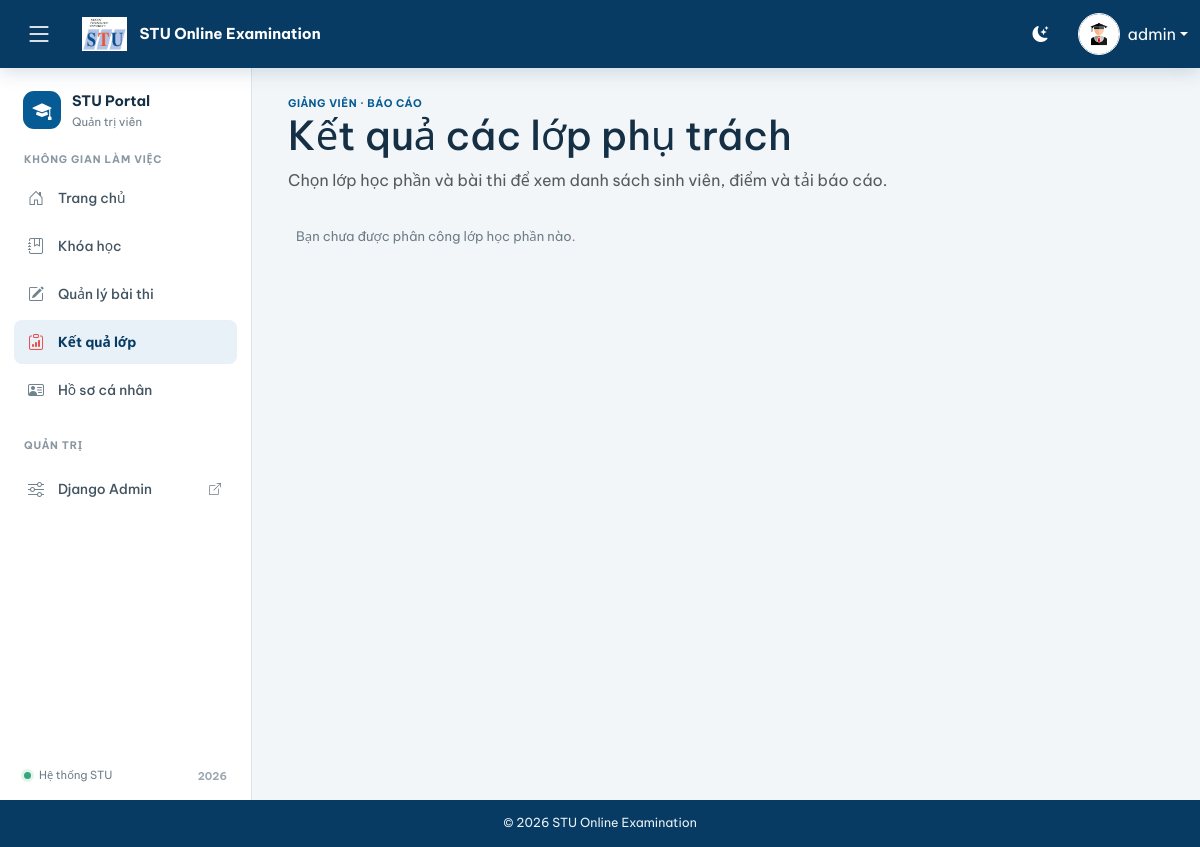
The page /teacher/results/ (signed in) on the database as committed earlier.
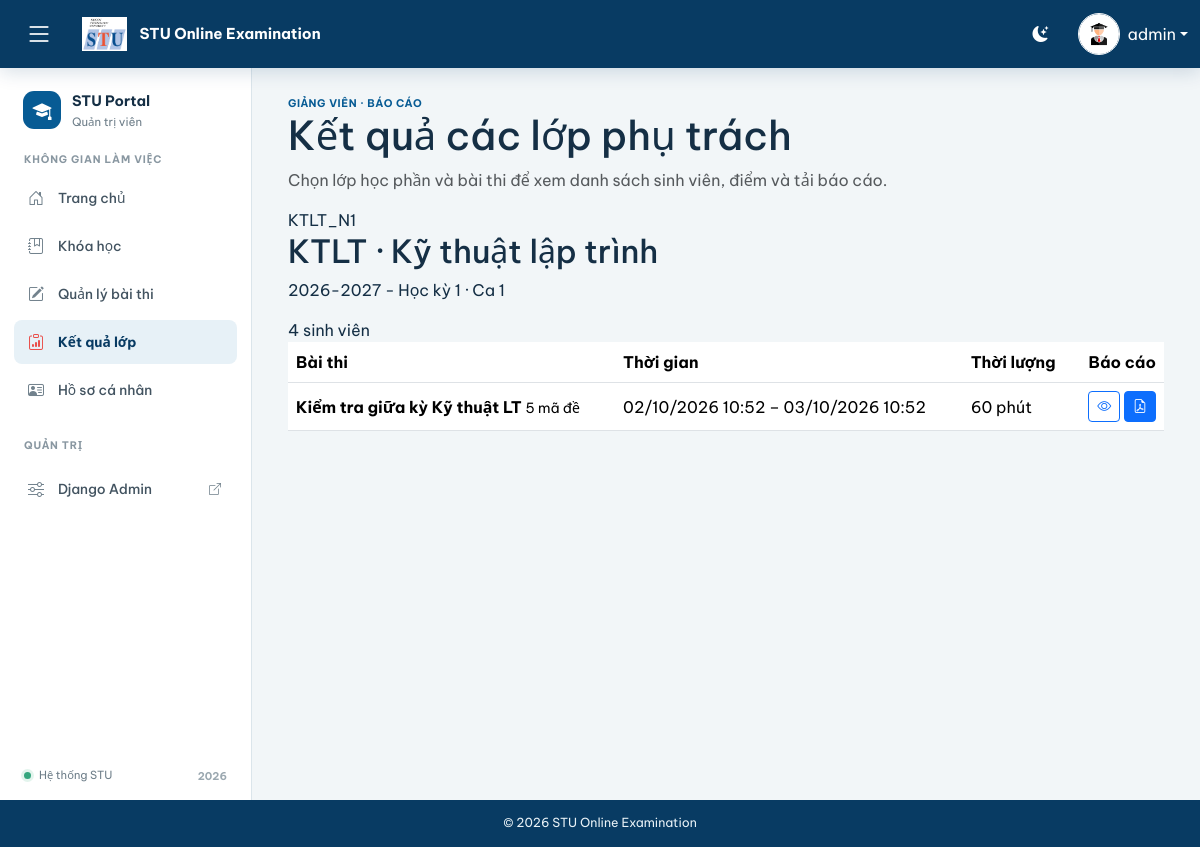
The same page on the database as committed later.
### firstApp/models.py (models this page shows, shortened)
class CourseOffering(models.Model):
    course = models.ForeignKey(
        Course,
        on_delete=models.PROTECT,
        related_name="offerings",
        verbose_name="Môn học",
    )
    term = models.ForeignKey(
        AcademicTerm,
        on_delete=models.PROTECT,
        related_name="course_offerings",
        verbose_name="Học kỳ",
    )
    group_code = models.CharField(
        max_length=40,
        verbose_name="Mã nhóm",
        help_text="Ví dụ: NMLT-N1",
    )
    session_number = models.PositiveSmallIntegerField(
        verbose_name="Ca học/thi",
    )
    classroom = models.CharField(
        max_length=100,
        blank=True,
        verbose_name="Phòng học",
    )
    class Meta:
        ordering = (
            "term",
            "course__code",
            "group_code",
        )
        constraints = [
            models.UniqueConstraint(
                fields=(
                    "term",
                    "course",
                    "group_code",
                ),
                name="unique_course_group_per_term",
            )
        ]
        verbose_name = "Lớp học phần"
        verbose_name_plural = "Các lớp học phần"

class Course(models.Model):
    FACULTY_CHOICES = UserProfile.FACULTY_CHOICES
    code = models.CharField(
        max_length=20,
        unique=True
    )
    name = models.CharField(
        max_length=200
    )
    faculty = models.CharField(
        max_length=20,
        choices=FACULTY_CHOICES
    )
    description = models.TextField(
        blank=True
    )
    credit = models.IntegerField(
        default=3
    )
    semester = models.IntegerField(
        default=1
    )
    is_active = models.BooleanField(
        default=True
    )

class AcademicTerm(models.Model):
    academic_year = models.CharField(max_length=9, help_text="Ví dụ: 2026-2027")
    semester_number = models.PositiveSmallIntegerField(
        choices=((1, "Học kỳ 1"), (2, "Học kỳ 2"), (3, "Học kỳ hè"))
    )
    start_date = models.DateField()
    end_date = models.DateField()
    is_active = models.BooleanField(default=True)
    class Meta:
        ordering = ("-academic_year", "semester_number")
        constraints = [
            models.UniqueConstraint(
                fields=("academic_year", "semester_number"),
                name="unique_academic_year_semester",
            )
        ]
    def __str__(self):
        return f"{self.academic_year} - Học kỳ {self.semester_number}"

class Exam(models.Model):
    course = models.ForeignKey(
        Course,
        on_delete=models.CASCADE,
        related_name="exams",
        verbose_name="Môn học",
    )
    offering = models.ForeignKey(
        CourseOffering,
        on_delete=models.SET_NULL,
        related_name="exams",
        null=True,
        blank=True,
        verbose_name="Lớp / Nhóm",
        help_text="Nhóm môn học được phép dự thi.",
    )
    title = models.CharField(
        max_length=200,
        verbose_name="Tên bài thi",
    )
    duration_minutes = models.PositiveIntegerField(
        default=60,
        verbose_name="Thời gian làm bài (phút)",
    )
    start_time = models.DateTimeField(
        verbose_name="Thời gian bắt đầu",
    )
    end_time = models.DateTimeField(
        verbose_name="Thời gian kết thúc",
    )
    number_of_papers = models.PositiveIntegerField(
        default=1,
        verbose_name="Số mã đề",
        help_text="Ví dụ: 5 sẽ tạo 5 mã đề.",
    )
    question_data = models.JSONField(
        default=list,
        blank=True,
        verbose_name="Dữ liệu câu hỏi",
    )
    paper_codes = models.JSONField(
        default=list,
        blank=True,
        verbose_name="Danh sách mã đề",
    )
    is_active = models.BooleanField(
        default=True,
        verbose_name="Cho phép thi",
    )
    created_at = models.DateTimeField(
        auto_now_add=True,
        verbose_name="Ngày tạo",
    )
    updated_at = models.DateTimeField(
        auto_now=True,
        verbose_name="Cập nhật lần cuối",
    )

### firstApp/views.py (the view)
# urls.py: path('teacher/results/', views.teacher_results_view, name='teacher_results'),
@login_required
@user_passes_test(
    is_teacher,
    login_url="home",
)
def teacher_results_view(request):
    profile = request.user.userprofile
    offerings = (
        CourseOffering.objects
        .select_related(
            "course",
            "term",
        )
    )
    if profile.role == "lecturer":
        offerings = offerings.filter(
            teaching_assignments__lecturer=profile
        )
    offerings = (
        offerings
        .distinct()
        .order_by(
            "term__academic_year",
            "course__code",
            "group_code",
        )
    )
    for offering in offerings:
        offering.report_exams = (
            Exam.objects
            .filter(
                offering=offering,
            )
            .order_by(
                "-start_time"
            )
        )
    return render(
        request,
        "teacher_results.html",
        {
            "offerings": offerings,
        },
    )

### firstApp/models.py (called while the page is built)
    @property
    def avatar_display_url(self):
        if self.avatar and self.avatar.name and self.avatar.name != "avatar/default.png":
            return self.avatar.url
        return f"{settings.STATIC_URL}images/default-avatar.png"

### firstApp/views.py (called while the page is built)
def is_teacher(user):
    return user.is_authenticated and (
        user.is_staff
        or (
            hasattr(
                user,
                "userprofile",
            )
            and user.userprofile.role in (
                "admin",
                "lecturer",
            )
        )
    )

### templates/teacher_results.html (shortened to what this page needs)
{% extends "base.html" %}
{% block body_block %}
<main class="teacher-results-page">
  <header class="page-heading">
    <p class="eyebrow">
      GIẢNG VIÊN · BÁO CÁO
    </p>
    <h1>
      Kết quả các lớp phụ trách
    </h1>
    <p class="text-muted">
      Chọn lớp học phần và bài thi để xem danh sách sinh viên, điểm và tải báo cáo.
    </p>
  </header>
  {% for offering in offerings %}
  <section class="teacher-offering-section">
    <div class="teacher-offering-heading">
      <div>
        <span class="offering-code">
          {{ offering.group_code }}
        </span>
        <h2>
          {{ offering.course.code }} · {{ offering.course.name }}
        </h2>
        <p>
          {{ offering.term }} · Ca {{ offering.session_number }}
        </p>
      </div>
      <span class="offering-students">
        {{ offering.enrollments.count }} sinh viên
      </span>
    </div>
    <div class="teacher-exam-table-wrap">
      <table class="table teacher-exam-table align-middle mb-0">
        <thead>
          <tr>
            <th>Bài thi</th>
            <th>Thời gian</th>
            <th>Thời lượng</th>
            <th class="text-end">Báo cáo</th>
          </tr>
        </thead>
        <tbody>
          {% for exam in offering.report_exams %}
          <tr>
            <td>
              <strong>
                {{ exam.title }}
              </strong>
              <small>
                {{ exam.number_of_papers }} mã đề
              </small>
            </td>
            <td>
              {{ exam.start_time|date:"d/m/Y H:i" }}
              –
              {{ exam.end_time|date:"d/m/Y H:i" }}
            </td>
            <td>
              {{ exam.duration_minutes }} phút
            </td>
            <td class="text-end">
              <a
                class="btn btn-sm btn-outline-primary"
                href="{% url 'teacher_exam_report' exam.id %}"
                title="Xem kết quả lớp"
              >
                <i class="bi bi-eye"></i>
              </a>
              <a
                class="btn btn-sm btn-primary"
                href="{% url 'teacher_exam_pdf' exam.id %}"
                title="Tải báo cáo PDF"
              >
                <i class="bi bi-file-earmark-pdf"></i>
              </a>
            </td>
          </tr>
          {% endfor %}
        </tbody>
      </table>
    </div>
  </section>
  {% empty %}
  <p class="empty-state">
    Bạn chưa được phân công lớp học phần nào.
  </p>
  {% endfor %}
</main>
{% endblock %}

Rows that differ between the two databases and show on the page:
added CourseOffering: group_code "KTLT_N1", course.code "KTLT", course.name "Kỹ thuật lập trình", term "2026-2027 - Học kỳ 1", session_number "1", enrollments.count "4"
added Exam: title "Kiểm tra giữa kỳ Kỹ thuật LT", number_of_papers "5", start_time "02/10/2026 10:52", end_time "03/10/2026 10:52", duration_minutes "60"
Other text that changed with them:
text no longer shown: "Bạn chưa được phân công lớp học phần nào."
